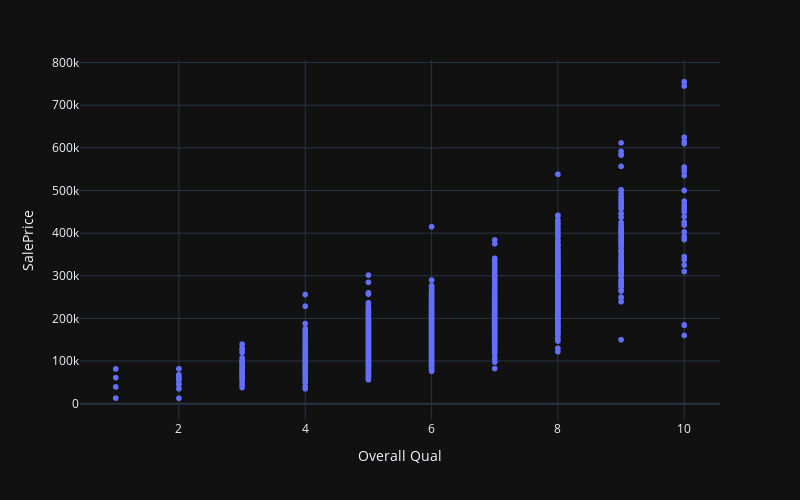
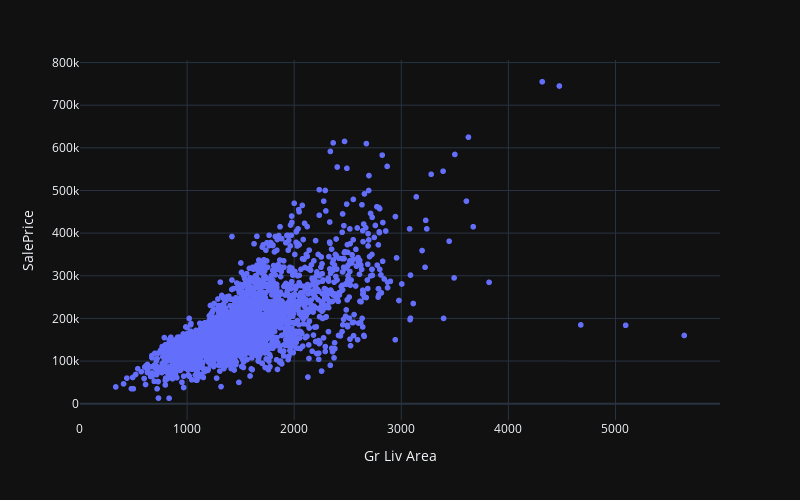

Here is the notebook cell these charts were saved with, in order:
### Code cell
import plotly.express as px

fig = px.scatter(df, x="Overall Qual", y="SalePrice")

fig.update_layout(
    autosize=False,
    width=800,
    height=500
)

fig.show()

fig_1 = px.scatter(df, x="Gr Liv Area", y="SalePrice")

fig_1.update_layout(
    autosize=False,
    width=800,
    height=500
)

fig_1.show()

### Figure 1 — Plotly figure (JSON) as saved in the notebook; plotly's stock layout.template omitted (floating-point values rounded to 4 significant figures; data arrays with more than 128 entries replaced by an {"elided": "..."} marker saying what was removed)
{"data": [{"hovertemplate": "Overall Qual=%{x}<br>SalePrice=%{y}<extra></extra>", "legendgroup": "", "marker": {"color": "#636efa", "symbol": "circle"}, "mode": "markers", "name": "", "showlegend": false, "x": {"elided": "2930 int values"}, "xaxis": "x", "y": {"elided": "2930 int values"}, "yaxis": "y", "type": "scattergl"}], "layout": {"xaxis": {"anchor": "y", "domain": [0.0, 1.0], "title": {"text": "Overall Qual"}}, "yaxis": {"anchor": "x", "domain": [0.0, 1.0], "title": {"text": "SalePrice"}}, "legend": {"tracegroupgap": 0}, "margin": {"t": 60}, "autosize": false, "width": 800, "height": 500}}

### Figure 2 — Plotly figure (JSON) as saved in the notebook; plotly's stock layout.template omitted (floating-point values rounded to 4 significant figures; data arrays with more than 128 entries replaced by an {"elided": "..."} marker saying what was removed)
{"data": [{"hovertemplate": "Gr Liv Area=%{x}<br>SalePrice=%{y}<extra></extra>", "legendgroup": "", "marker": {"color": "#636efa", "symbol": "circle"}, "mode": "markers", "name": "", "showlegend": false, "x": {"elided": "2930 int values"}, "xaxis": "x", "y": {"elided": "2930 int values"}, "yaxis": "y", "type": "scattergl"}], "layout": {"xaxis": {"anchor": "y", "domain": [0.0, 1.0], "title": {"text": "Gr Liv Area"}}, "yaxis": {"anchor": "x", "domain": [0.0, 1.0], "title": {"text": "SalePrice"}}, "legend": {"tracegroupgap": 0}, "margin": {"t": 60}, "autosize": false, "width": 800, "height": 500}}
